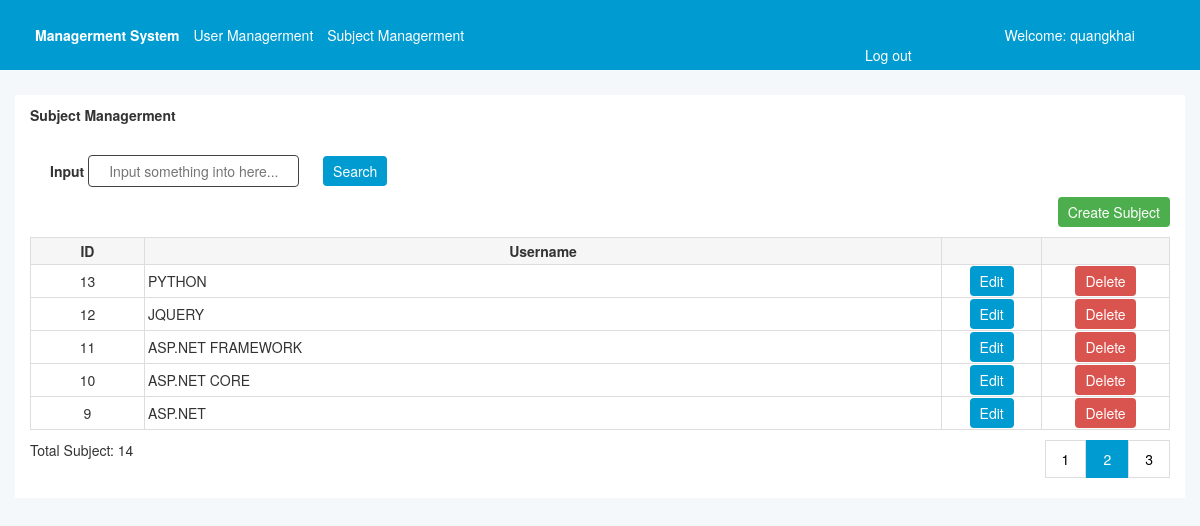
Page /subject/subject_list/2/ (signed in) on the committed database.
### tables this page shows
CREATE TABLE `subject` (
  `id_subject` int(11) NOT NULL,
  `name_subject` varchar(250) NOT NULL
);

### mvc/core/App.php (called while the page is built, shortened)
<?php
class App{
   protected $action="get_view";
   public function urlprocess()
   {
      if(isset($_GET['url']))
      {
         $url=rtrim($_GET['url'],'/');
         return explode('/', $url);
      }
   }
   public function __construct() {
      $url=$this->urlprocess();
      if(isset($url[0]))
      {
         unset( $url[0]);
      }
      $this->controller = new $this->controller;
      if(isset($url[1]))
      {
         if(method_exists($this->controller, $url[1]))
         {
            $this->action=$url[1];
         }
         unset($url[1]);
      }
      $this->params= $url? array_values($url) : [];
      call_user_func_array([$this->controller, $this->action], $this->params );
   }
}

### mvc/core/Database.php (called while the page is built, shortened)
<?php
class Database{
   private $host=HOST_DB;
   private $Servername=SEVER_DB;
   private $password=PASS_DB;
   private $db_name=NAME_DB;
   private $connectionString;
   public function __construct() {
      $this->connectionString= new mysqli($this->host, $this->Servername, $this->password, $this->db_name);
   }
   public function select($sql)
   {
      $data=null;
      $result=$this->connectionString->query($sql);
      if($result->num_rows >0)
      {
         while($row=$result->fetch_assoc())
         {
            $data[]=$row;
         }
         return $data;
      }
   }
}

### mvc/models/SubjectModel.php (called while the page is built, shortened)
<?php
class SubjectModel
{
   private $db;
   public function __construct()
   {
      $this->db = new Database();
   }
   public function get_subject_limit($column = "*", $where = "", $join = "", $begin = 0, $limit = 5, $orderby="")
   {
      $sqlData = "SELECT $column FROM ". $where != null ? $where : ''.";";
      $sqlTotalRow = "SELECT count(1) as RowCount FROM subject $where";
      if ($where != null) {
         $sqlData = "SELECT $column FROM subject  $where";
         $sqlTotalRow = "SELECT count(1) as TotalRows FROM subject $where";
      } else {
         $sqlData = "SELECT $column FROM subject ";
         $sqlTotalRow = "SELECT count(1) as TotalRows FROM subject";
      }
      $sqlData .= "$orderby LIMIT $begin, $limit";
      $resultData = $this->db->select($sqlData);
      $resultTotalRow = $this->db->select($sqlTotalRow);
      $result = [
         "records" => $resultData,
         "total_records" => $resultTotalRow[0]['TotalRows']
      ];
      return $result;
   }
}

### mvc/views/subject/subject_list.php (the view, shortened to what this page needs)
<?php
$pagingHtml = isset($data['pagingHtml']) ? $data['pagingHtml'] : '';
$datatotal = isset($data['total']) ? $data['total'] : [];
?>
<div class="wrapper">
   <div class="container">
      <div class="mb-30">
         <div class="left-h2">
            <h2>Subject Managerment</h2>
         </div>
      </div>
      <div class="mb-10">
         <form method="post" action="/Subject/subject_list">
            <div class="search-form">
               <div class=" ml-20 inline-block">
                  <label class="bold">Input</label>
                  <input class="input-search" type="text" value="" name="input" placeholder="Input something into here..." autocomplete="off">
               </div>
               <div class="ml-20 inline-block">
                  <button class="btn-blue "> Search</button>
               </div>
            </div>
         </form>
      </div>
         <div class="mb-10">
            <a href="/Subject/subject_create" class="btn-green float-right">Create Subject</a>
         </div>
      <div class="mb-10">
         <table class="table">
            <thead>
               <tr>
                  <th style="width: 10%;" >ID</th>
                  <th style="width: 70%;">Username</th>
                  <th ></th>
                  <th ></th>
               </tr>
            </thead>
            <tbody>
               <?php if (isset($data['subject'])) {
                  foreach ($data['subject'] as $subject) : extract($subject); ?>
                     <tr>
                        <td class="text-center"><?php echo  $id_subject; ?></td>
                        <td class="text-left"><?php echo  $name_subject; ?></td>
                        <td style="padding: 6px;" class="text-center">
                           <a class="btn-blue" href="/Subject/subject_update/<?= $id_subject ?>">Edit</a>
                        </td>
                        <td style="padding: 6px;" class="text-center">
                           <a class=" btn-red" onclick="if (confirm('Do you want delete selected item?')){return true;}else{return false};" href='/Subject/subject_delete/<?= $id_subject ?>'>Delete</a>
                        </td>
                     </tr>
                  <?php endforeach;
               } else { ?>
                  <tr class="tr">
                     <td colspan="9">Không có dữ liệu tìm kiếm</td>
                  </tr>
               <?php } ?>
            </tbody>
         </table>
      </div>
      <div class="mb-10 inline">
         <div style="float: left" class="mb-10">
            <span class="toltal-items">
               Total Subject: <?php echo $datatotal ?>
            </span>
         </div>
         <div style="float: right" class="mb-10">
            <div class="pagination text-right">
               <?php
               echo $pagingHtml;
               ?>
            </div>
         </div>
      </div>
   </div>
</div>
<link rel="stylesheet" href="//code.jquery.com/ui/1.13.2/themes/base/jquery-ui.css">

### front_end/css/main.css (style rules this page uses)
* { font-family: "Helvetica Neue", Helvetica, Arial, sans-serif; font-size: 14px; line-height: 1.42857143; color: #333; margin: 0; }
th { background-color: #f6f6f6; }
.wrapper { background-color: white; margin: 25px 15px; padding: 10px 15px; }
.inline-block { display: inline-block; }
.mb-10 { margin-bottom: 10px; }
.mb-30 { margin-bottom: 30px; }
.ml-20 { margin-left: 20px; }
.input-search { padding: 5px 20px; border: 1px solid #444343; border-radius: 4px; box-sizing: border-box; }
.float-right { float: right; }
.btn-blue { background: #009CD1; color: #fff; padding: 5px 10px; border-radius: 4px; text-align: center; border: 0px; text-decoration: none; }
.btn-green { background: #4cae4c; color: #fff; padding: 5px 10px; border-radius: 4px; text-align: center; border: 0px; text-decoration: none; }
.btn-red { background: #d9534f; color: #fff; padding: 5px 10px; border-radius: 4px; text-align: center; border: 0px; text-decoration: none; }
.text-center { text-align: center; }
.text-left { text-align: left; }
.text-right { text-align: right; }
.pagination { display: inline-block; }
.bold { font-weight: 600; text-align: right; }

### front_end/css/table.css (style rules this page uses)
table, th, td { border: 1px solid #ddd; padding: 3px; }
table { width: 100%; border-spacing: 0; border-collapse: collapse; }

### rows in the picture
subject: id_subject "13", name_subject "PYTHON"
subject: id_subject "12", name_subject "JQUERY"
subject: id_subject "11", name_subject "ASP.NET FRAMEWORK"
subject: id_subject "10", name_subject "ASP.NET CORE"
subject: id_subject "9", name_subject "ASP.NET"

### other values in the picture
$_SESSION['user'] "quangkhai"
$datatotal "14"
